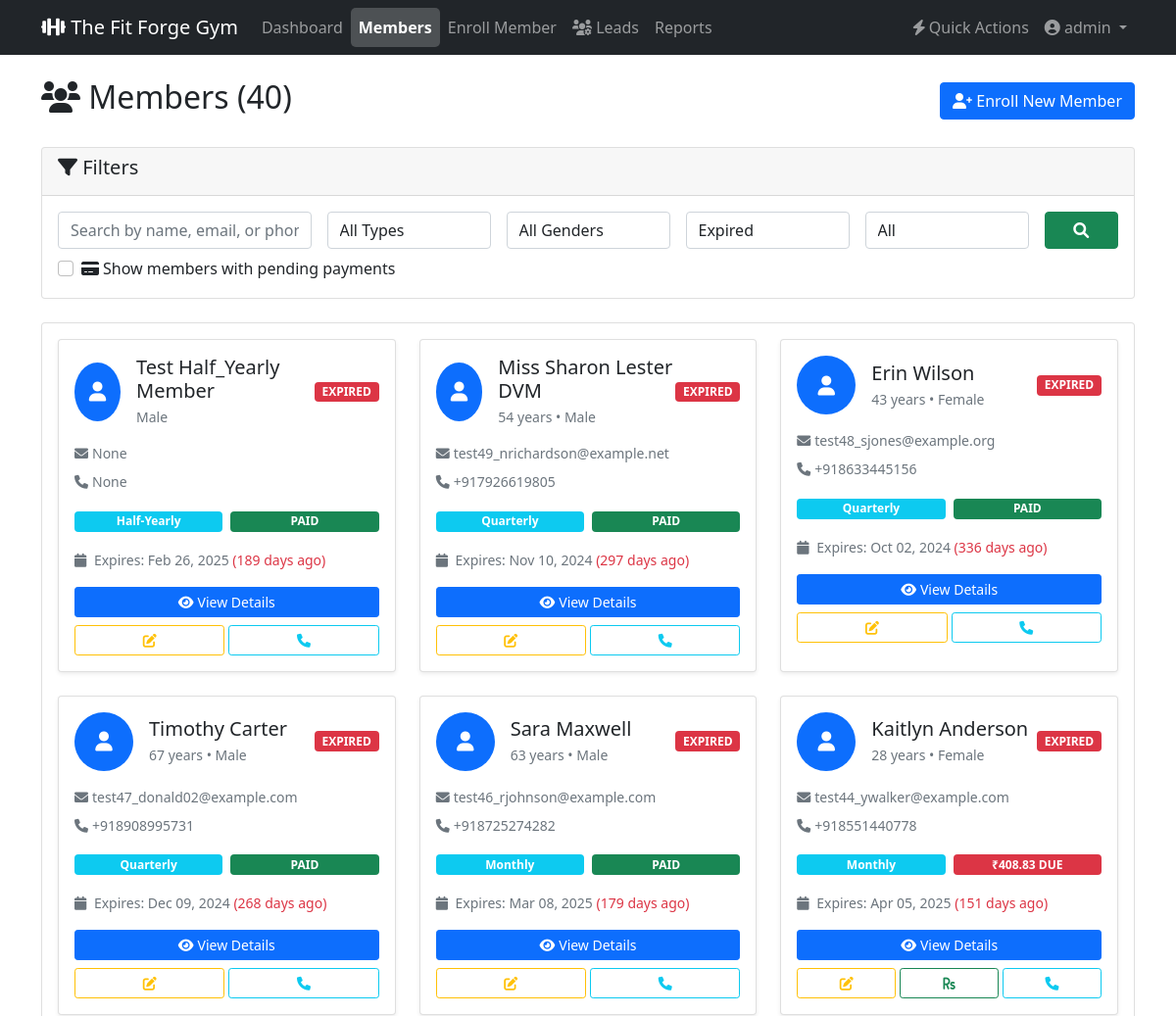
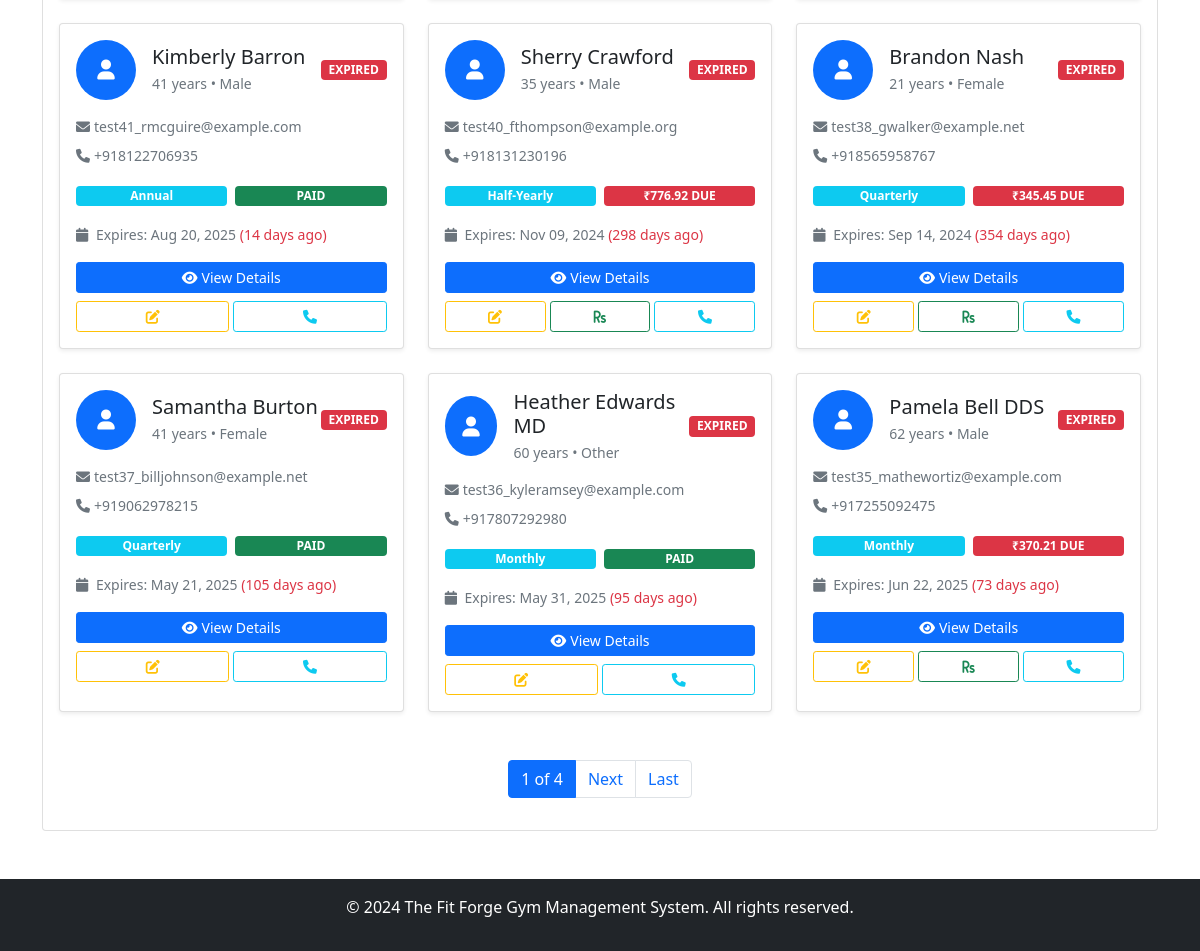
Before: /members/?expiry_status=expired (signed in) with the older database file (2 pictures, top to bottom).
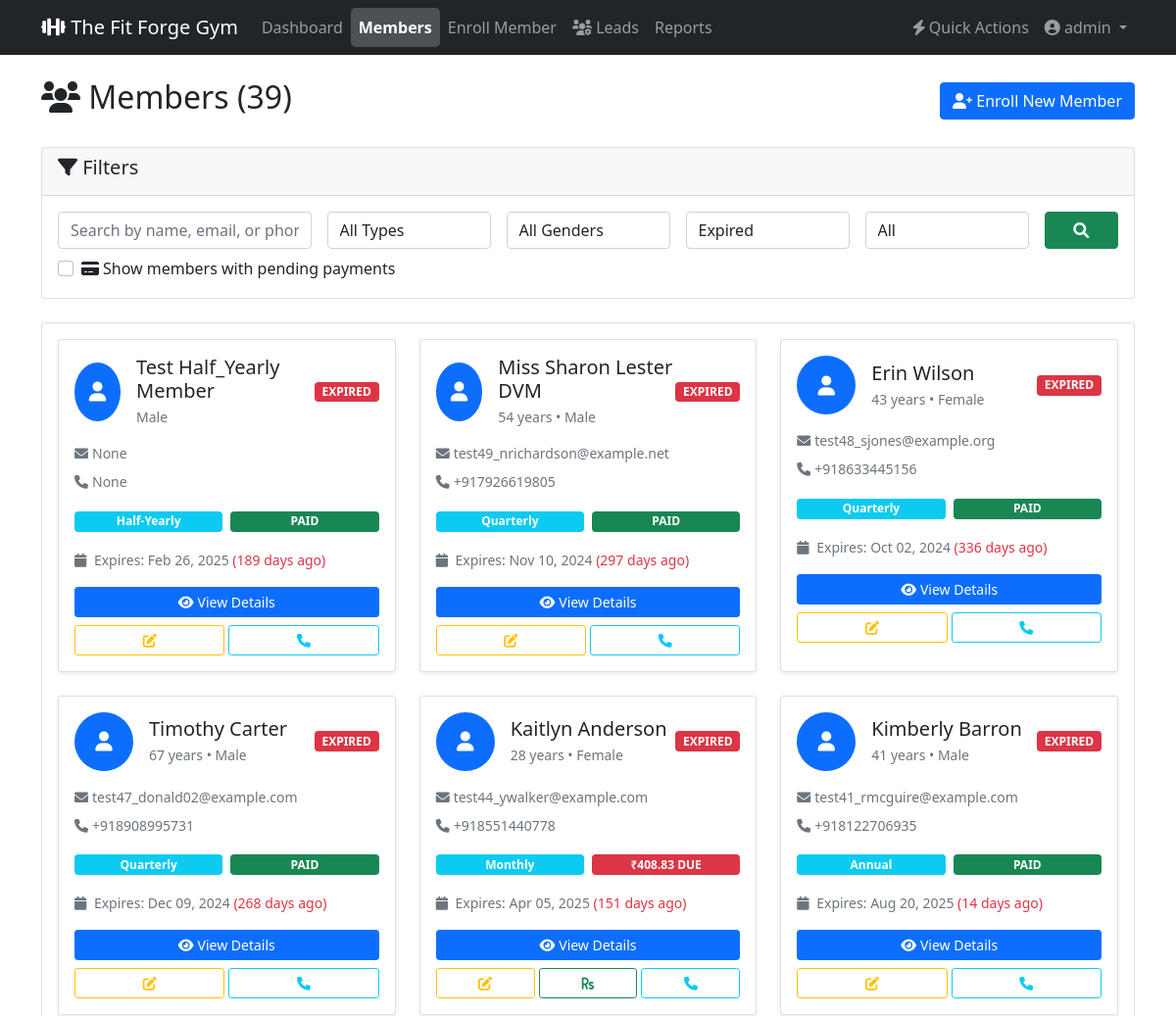
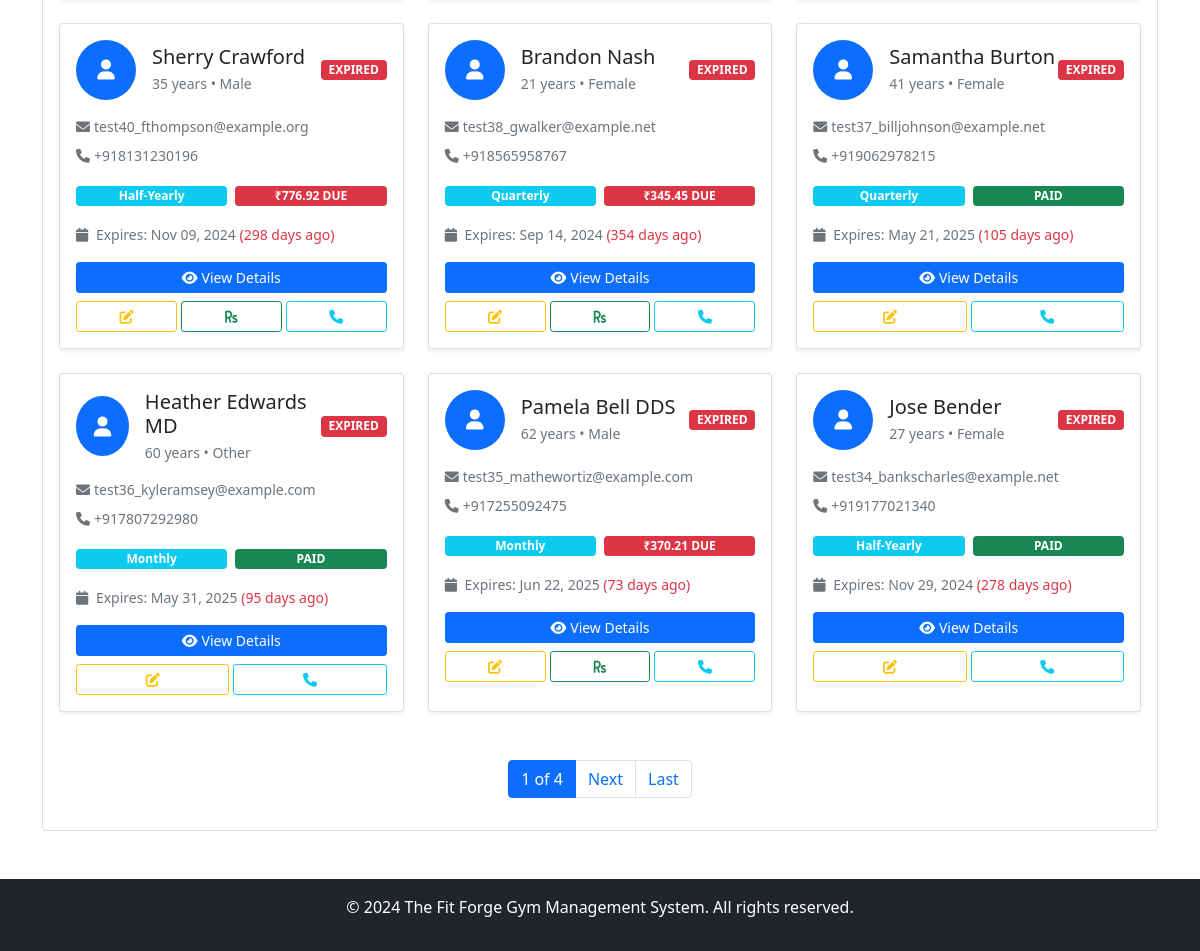
After: the same page with the newer database file (2 pictures, top to bottom).
### members/models.py (models this page shows, shortened)
class Member(models.Model):
    MEMBERSHIP_TYPES = [
        ('monthly', 'Monthly'),
        ('quarterly', 'Quarterly'),
        ('half_yearly', 'Half-Yearly'),
        ('annual', 'Annual'),
    ]
    PAYMENT_TYPES = [
        ('cash', 'Cash'),
        ('card', 'Card'),
        ('upi', 'UPI'),
        ('cheque', 'Cheque'),
    ]
    GENDER_CHOICES = [
        ('M', 'Male'),
        ('F', 'Female'),
        ('O', 'Other'),
    ]
    name = models.CharField(max_length=100, help_text="Full name of the member")
    email = models.EmailField(unique=True, blank=True, null=True, help_text="Email address for communication (optional)")
    mobile_phone = models.CharField(
        max_length=15,
        blank=True,
        null=True,
        help_text="Contact number (optional)"
    )
    date_of_birth = models.DateField(blank=True, null=True, help_text="Date of birth (optional)")
    gender = models.CharField(max_length=1, choices=GENDER_CHOICES, default='M')
    address = models.TextField(blank=True, help_text="Complete address (optional)")
    member_since = models.DateField(default=date.today, help_text="Date when member joined")
    membership_type = models.CharField(max_length=20, choices=MEMBERSHIP_TYPES, default='monthly')
    expiry_date = models.DateField(blank=True, null=True, help_text="Membership expiry date (auto-calculated if not provided)")
    payment_amount = models.DecimalField(max_digits=10, decimal_places=2, help_text="Total membership fee")
    pending_amount = models.DecimalField(max_digits=10, decimal_places=2, default=0, help_text="Amount pending")
    payment_type = models.CharField(max_length=20, choices=PAYMENT_TYPES, default='cash')
    is_active = models.BooleanField(default=True, help_text="Is membership active")
    created_at = models.DateTimeField(auto_now_add=True)
    updated_at = models.DateTimeField(auto_now=True)
    profile_picture = models.ImageField(upload_to='member_photos/', blank=True, null=True)
    class Meta:
        ordering = ['-created_at']
        verbose_name = "Gym Member"
        verbose_name_plural = "Gym Members"
    @property
    def age(self):
        if not self.date_of_birth:
            return None
        today = date.today()
        return today.year - self.date_of_birth.year - ((today.month, today.day) < (self.date_of_birth.month, self.date_of_birth.day))
    @property
    def is_membership_expired(self):
        if not self.expiry_date:
            return False
        return date.today() > self.expiry_date
    @property
    def days_until_expiry(self):
        if not self.expiry_date:
            return 0
        return (self.expiry_date - date.today()).days
    @property
    def has_pending_payment(self):
        return self.pending_amount > 0

### members/views.py (the view, shortened to what this page needs)
# urls.py: path('members/', views.member_list, name='member_list'),
@login_required
def member_list(request):
    get_data = request.GET.copy()
    if not request.GET:  # Only when no query parameters exist (first page load)
        get_data['is_active'] = 'active'
    form = MemberFilterForm(get_data)
    members = Member.objects.all().order_by('-created_at')
    if form.is_valid():
        if form.cleaned_data['membership_type']:
            members = members.filter(membership_type=form.cleaned_data['membership_type'])
        if form.cleaned_data['gender']:
            members = members.filter(gender=form.cleaned_data['gender'])
        if form.cleaned_data['is_active'] == 'active':
            members = members.filter(
                is_active=True,
                expiry_date__gt=date.today()
            )
        elif form.cleaned_data['is_active'] == 'expired':
            members = members.filter(expiry_date__lt=date.today())
        if form.cleaned_data['has_pending_payment']:
            members = members.filter(pending_amount__gt=0)
        if form.cleaned_data['expiry_status'] == 'expired':
            members = members.filter(expiry_date__lt=date.today())
        elif form.cleaned_data['expiry_status'] == 'expiring_soon':
            members = members.filter(
                expiry_date__gte=date.today(),
                expiry_date__lte=date.today() + timedelta(days=7)
            )
        elif form.cleaned_data['expiry_status'] == 'active':
            members = members.filter(expiry_date__gt=date.today() + timedelta(days=7))
    paginator = Paginator(members, 12)  # 12 members per page for card view
    page_number = request.GET.get('page')
    page_obj = paginator.get_page(page_number)
    context = {
        'form': form,
        'members': page_obj,
        'total_count': members.count(),
    }
    return render(request, 'members/member_list.html', context)

### templates/members/member_list.html (shortened to what the changed rows need)
{% extends 'base.html' %}
{% block content %}
<div class="d-flex justify-content-between align-items-center mb-4">
    <h2><i class="fas fa-users"></i> Members ({{ total_count }})</h2>
    <a href="{% url 'member_enroll' %}" class="btn btn-primary">
        <i class="fas fa-user-plus"></i> Enroll New Member
    </a>
</div>
<div class="card">
    <div class="card-body">
        {% if members %}
        <div class="row">
            {% for member in members %}
            <div class="col-lg-4 col-md-6 mb-4">
                <div class="card h-100 shadow-sm">
                    <div class="card-body">
                        <div class="d-flex align-items-center mb-3">
                            {% if member.profile_picture %}
                            <img src="{{ member.profile_picture.url }}" alt="{{ member.name }}"
                                 class="rounded-circle me-3" width="60" height="60">
                            {% else %}
                            <div class="bg-primary rounded-circle d-flex align-items-center justify-content-center me-3"
                                 style="width: 60px; height: 60px;">
                                <i class="fas fa-user text-white fa-lg"></i>
                            </div>
                            {% endif %}
                            <div class="flex-grow-1">
                                <h5 class="card-title mb-1">{{ member.name }}</h5>
                                <p class="text-muted mb-0 small">
                                    {% if member.age %}{{ member.age }} years • {% endif %}{{ member.get_gender_display }}
                                </p>
                            </div>
                            {% if member.is_membership_expired %}
                                <span class="badge bg-danger">EXPIRED</span>
                            {% elif member.days_until_expiry <= 7 %}
                                <span class="badge bg-warning">EXPIRING</span>
                            {% else %}
                                <span class="badge bg-success">ACTIVE</span>
                            {% endif %}
                        </div>
                        <div class="mb-3">
                            <div class="row g-2">
                                <div class="col-12">
                                    <small class="text-muted d-block">
                                        <i class="fas fa-envelope me-1"></i>{{ member.email }}
                                    </small>
                                </div>
                                <div class="col-12">
                                    <small class="text-muted d-block">
                                        <i class="fas fa-phone me-1"></i>{{ member.mobile_phone }}
                                    </small>
                                </div>
                            </div>
                        </div>
                        <div class="row g-2 mb-3">
                            <div class="col-6">
                                <span class="badge bg-info w-100">{{ member.get_membership_type_display }}</span>
                            </div>
                            <div class="col-6">
                                {% if member.has_pending_payment %}
                                    <span class="badge bg-danger w-100">₹{{ member.pending_amount }} DUE</span>
                                {% else %}
                                    <span class="badge bg-success w-100">PAID</span>
                                {% endif %}
                            </div>
                        </div>
                        <div class="mb-3">
                            <small class="text-muted">
                                <i class="fas fa-calendar me-1"></i>
                                Expires: {{ member.expiry_date|date:"M d, Y" }}
                                {% if member.days_until_expiry < 0 %}
                                    <span class="text-danger">({{ member.days_until_expiry|cut:"-" }} days ago)</span>
                                {% else %}
                                    <span class="text-success">({{ member.days_until_expiry }} days left)</span>
                                {% endif %}
                            </small>
                        </div>
                        <div class="d-grid gap-2">
                            <a href="{% url 'member_detail' member.pk %}" class="btn btn-primary btn-sm">
                                <i class="fas fa-eye me-1"></i>View Details
                            </a>
                            <div class="row g-1">
                                <div class="col">
                                    <a href="{% url 'member_edit' member.pk %}" class="btn btn-outline-warning btn-sm w-100">
                                        <i class="fas fa-edit"></i>
                                    </a>
                                </div>
                                {% if member.has_pending_payment %}
                                <div class="col">
                                    <a href="{% url 'add_payment' member.pk %}" class="btn btn-outline-success btn-sm w-100">
                                        <i class="fas fa-rupee-sign"></i>
                                    </a>
                                </div>
                                {% endif %}
                                <div class="col">
                                    <a href="tel:{{ member.mobile_phone }}" class="btn btn-outline-info btn-sm w-100">
                                        <i class="fas fa-phone"></i>
                                    </a>
                                </div>
                            </div>
                        </div>
                    </div>
                </div>
            </div>
            {% endfor %}
        </div>
        {% endif %}
    </div>
</div>
{% endblock %}

Changed rows visible on the page:
no longer on this page (row edited): Member: name "Sara Maxwell", age "63", gender "Male", shows "EXPIRED", email "test46_rjohnson@example.com", mobile_phone "+918725274282", membership_type "Monthly", pending_amount "PAID", expiry_date "Mar 08, 2025", days_until_expiry "179"
now on this page (row unchanged): Member: name "Jose Bender", age "27", gender "Female", shows "EXPIRED", email "test34_bankscharles@example.net", mobile_phone "+919177021340", membership_type "Half-Yearly", pending_amount "PAID", expiry_date "Nov 29, 2024", days_until_expiry "278"
Other visible differences:
{{ total_count }}: "40" → "39"
